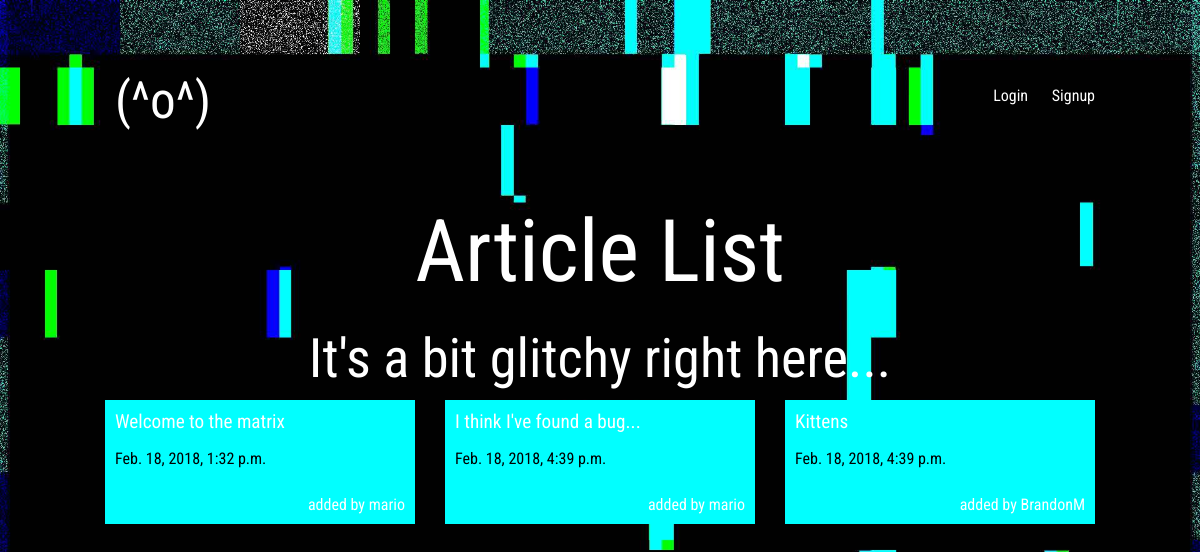
The app's page /articles/ with its own data.
### articles/models.py (models this page shows)
class Article(models.Model):
	title = models.CharField(max_length=100);
	slug = models.SlugField()
	body = models.TextField()
	date = models.DateTimeField(auto_now_add=True)
	thumb = models.ImageField(default='default.png',blank=True)
	author = models.ForeignKey(User, on_delete=models.CASCADE, default=None)

### articles/views.py (the view)
# urls.py: path('', article_views.article_list, name="home"),
def article_list(request):
	articles = Article.objects.all().order_by('date')
	return render(request, 'articles/article_list.html', {'articles':articles})

### articles/templates/articles/article_list.html (shortened to what this page needs)
{% extends 'base_layout.html' %}
{% block content %}
	<h1>Article List</h1>
	<p id="messy">It's a bit glitchy right here...</p>
	<div class="articles">
		{% for article in articles %}
		<div class="article">
			<h2><a href="{% url 'articles:detail' slug=article.slug %}">{{ article.title }}</a></h2>
			<p> {{ article.date }}</p>
			<p class="author">added by {{article.author.username}}</p>
		</div>
		{% endfor %}
	</div>
{% endblock %}

### templates/base_layout.html (shortened to what this page needs)
{% load static from staticfiles %}
<!DOCTYPE html>
<html>
<head>
<link rel="stylesheet" href="{% static 'styles.css' %}">
</head>
<body>
	<header class="wrapper">
		<h1><a id="logo" href="{% url 'home' %}" class="highlight">(^o^)</a></h1>
 		<nav>
			<ul>
				{% if user.is_authenticated %}
			<li>
				<form class="logout-link" action="{% url 'accounts:logout' %}" method="post">
					{% csrf_token%}
					<button type="submit">Logout</button>
				</form>
			</li>
			<li><a href="{% url 'articles:create' %}" class="highlight">New Article</a></li>
			{% else %}
			<li><a href="{% url 'accounts:login' %}">Login</a></li>
			<li><a href="{% url 'accounts:signup' %}">Signup</a></li>
			{% endif %}
			</ul>
		</nav>
	</header>
	<div class="wrapper">
		{% block content %}
		{% endblock %}
	</div>
</body>
</html>

### assets/styles.css (style rules this page uses)
body { background-image: url("glitch.jpg"); height: 100%; background-size: cover; }
body * { font-family: 'Roboto Condensed', sans-serif; }
label,h1,h2,h3,h4,h5 { font-weight: normal; margin: 0; color:#fff; font-size: 3.2em; }
p { color: #010101; }
a, a:hover, a:visited { color: #fff; text-decoration: none; }
#logo { width: 710px; height: 710px; }
.wrapper { max-width: 990px; margin: 50px auto; }
div.wrapper h1 { text-align: center; margin: 25px auto; font-size: 5.4em; }
div.wrapper #messy { text-align: center; margin: 10px auto; color:#fff; font-size: 3.4em; }
header { display: grid; grid-template-columns: 1fr 1fr; padding: 20px 0; }
nav { justify-self: end; }
nav li { display: inline-block; margin-left: 20px; }
.articles { display: grid; grid-template-columns: 1fr 1fr 1fr; grid-gap: 30px; }
.article { padding: 10px; position: relative; padding-bottom: 40px; background: #01ffff; }
.article h2 { font-size: 1.2em; }
.article .author { padding: 10px; position: absolute; right: 0; bottom: 0; margin: 0; color: #fff; }
a.highlight { padding: 10px; border-radius: 5px; }

### records on screen
Article: title "Welcome to the matrix", date "Feb. 18, 2018, 1:32 p.m.", author.username "mario"
Article: title "I think I've found a bug...", date "Feb. 18, 2018, 4:39 p.m.", author.username "mario"
Article: title "Kittens", date "Feb. 18, 2018, 4:39 p.m.", author.username "BrandonM"
